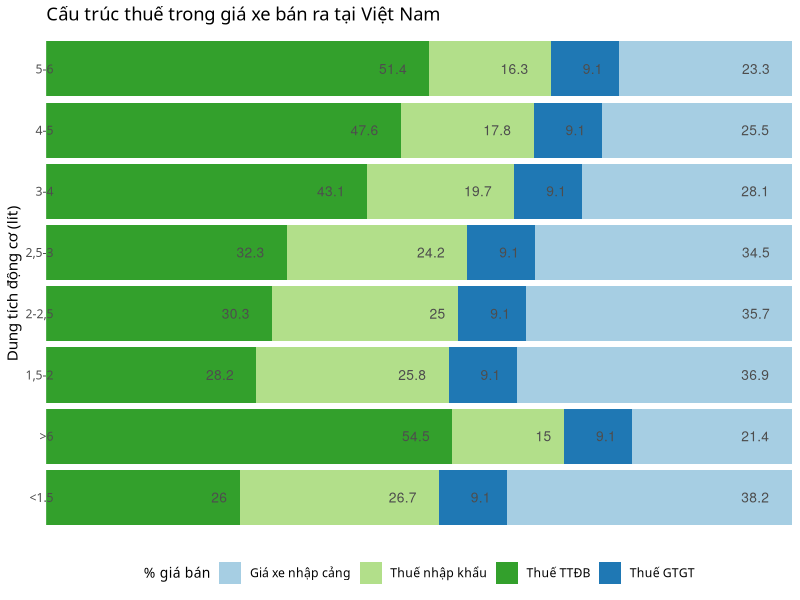
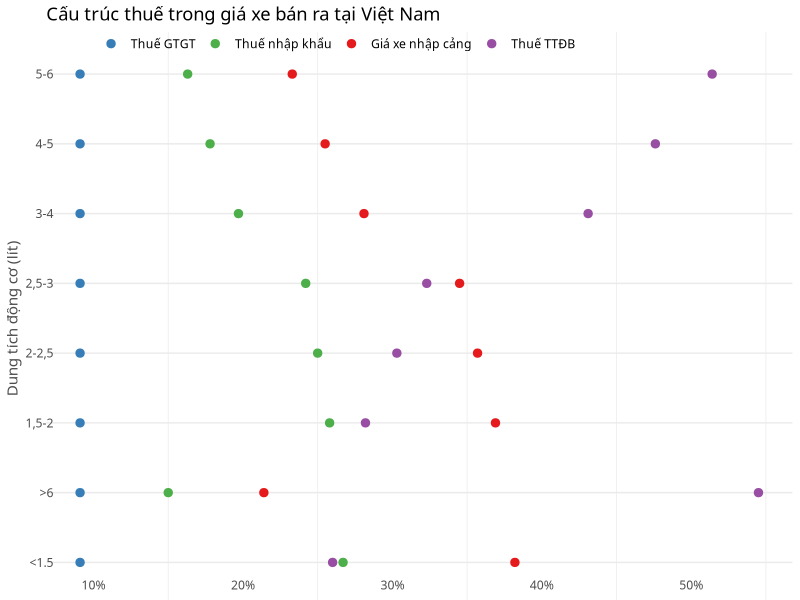

The R source for these figures, in order:


library(ggplot2)
library(scales)

car_tax <- data.frame(
  gia_co_so = rep(100, 8),
  dung_tich = c("<1.5", "1,5-2", "2-2,5", "2,5-3", "3-4", "4-5", "5-6", ">6"),
  thue_nhapkhau = rep(0.7, 8),
  thue_ttdb = c(0.4, 0.45, 0.5, 0.55, 0.9, 1.1, 1.3, 1.5),
  thue_gtgt = rep(0.1, 8),
  stringsAsFactors = FALSE
)

car_tax$gia_B <- car_tax$gia_co_so * car_tax$thue_nhapkhau
car_tax$gia_C <- (car_tax$gia_co_so + car_tax$gia_B) * car_tax$thue_ttdb
car_tax$gia_D <- (car_tax$gia_co_so + car_tax$gia_B + car_tax$gia_C) * car_tax$thue_gtgt

car_tax$gia_tong <- apply(car_tax[, c("gia_co_so", "gia_B", "gia_C", "gia_D")], 1, sum)

car_tax$tyle_giaA <- round(car_tax$gia_co_so * 100 / car_tax$gia_tong, 1)
car_tax$tyle_giaB <- round(car_tax$gia_B * 100 / car_tax$gia_tong, 1)
car_tax$tyle_giaC <- round(car_tax$gia_C * 100 / car_tax$gia_tong, 1)
car_tax$tyle_giaD <- round(car_tax$gia_D * 100 / car_tax$gia_tong, 1)


car_tax <- car_tax[, c("dung_tich", "tyle_giaA", "tyle_giaB", "tyle_giaC", "tyle_giaD")]

car_tax <- reshape(car_tax,
                   varying = c("tyle_giaA", "tyle_giaB", "tyle_giaC", "tyle_giaD"),
                   v.names = "tyle",
                   timevar = "thanhphan",
                   times = c("Giá xe nhập cảng", "Thuế nhập khẩu",
                             "Thuế TTĐB", "Thuế GTGT"),
                   direction = "long")

rownames(car_tax) <- NULL
car_tax$id <- NULL

## remake1

ggplot(car_tax, aes(dung_tich, tyle, fill = thanhphan)) +
  geom_bar(stat = "identity") +
  geom_text(aes(label = tyle),
            position = "stack",
            hjust = 1.8,
            size = 3.5,
            color = "gray30") +
  labs(x = "Dung tích động cơ (lít)", y = NULL,
       title = "Cấu trúc thuế trong giá xe bán ra tại Việt Nam") +
  scale_fill_brewer(breaks = c("Giá xe nhập cảng", "Thuế nhập khẩu",
                               "Thuế TTĐB", "Thuế GTGT"),
                    palette = "Paired", type = "qual",
                    name = "% giá bán") +
  scale_y_continuous(expand = c(0, 0)) +
  coord_flip() +
  theme_minimal(base_family = "Calibri", base_size = 11) +
  theme(legend.title = element_text(size = 10),
        axis.text.x = element_blank(),
        axis.text.y = element_text(margin = margin(r = -8)),
        plot.title = element_text(hjust = 0),
        legend.position = "bottom",
        panel.background = element_blank(),
        panel.grid.major = element_blank(),
        panel.grid.minor = element_blank())

## remake2

ggplot(car_tax, aes(dung_tich, tyle, color = thanhphan)) +
  geom_point(size = 2.5) +
  labs(x = "Dung tích động cơ (lít)", y = NULL,
       title = "Cấu trúc thuế trong giá xe bán ra tại Việt Nam") +
  scale_color_brewer(breaks = c("Thuế GTGT", "Thuế nhập khẩu",
                                "Giá xe nhập cảng", "Thuế TTĐB"),
                     palette = "Set1", type = "qual") +
  scale_y_continuous(labels = c("", "10%", "20%", "30%", "40%", "50%", "")) +
  coord_flip() +
  theme_minimal(base_family = "Calibri", base_size = 11) +
  theme(legend.title = element_blank(),
        axis.text.y = element_text(margin = margin(r = -8), color = "gray30"),
        axis.text.x = element_text(color = "gray30", margin = margin(t = -20)),
        axis.title.y = element_text(color = "gray30"),
        plot.title = element_text(hjust = 0),
        legend.position = c(0.39, 0.98),
        legend.direction = "horizontal",
        legend.margin = unit(0, "cm"),
        panel.background = element_blank(),
        panel.grid.major.x = element_blank())
